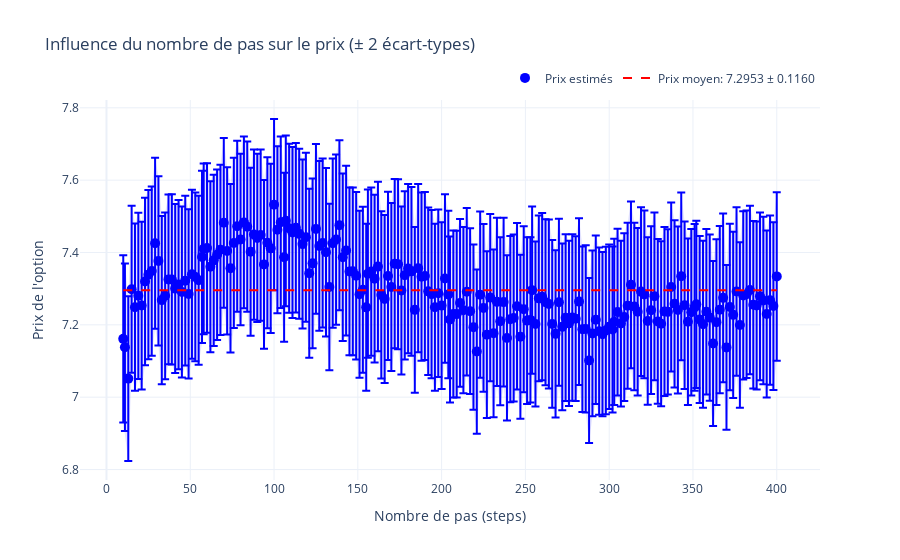

This figure's notebook cell:
### Code cell
graph_nb_pas = graph.comparer_steps()
graph_nb_pas.show()

### Figure 1 — Plotly figure (JSON) as saved in the notebook; plotly's stock layout.template omitted (floating-point values rounded to 4 significant figures; data arrays with more than 128 entries replaced by an {"elided": "..."} marker saying what was removed)
{"data": [{"error_y": {"array": {"elided": "200 float values"}, "type": "data", "visible": true}, "marker": {"color": "blue", "size": 10}, "mode": "markers", "name": "Prix estimés", "type": "scatter", "x": {"elided": "200 int values"}, "y": {"elided": "200 float values"}}, {"fill": "toself", "fillcolor": "rgba(0, 0, 255, 0.1)", "hoverinfo": "skip", "line": {"color": "rgba(0, 0, 255, 0)"}, "showlegend": false, "type": "scatter", "x": {"elided": "400 int values"}, "y": {"elided": "400 float values"}}, {"line": {"color": "red", "dash": "dash", "width": 2}, "mode": "lines", "name": "Prix moyen: 7.2953 ± 0.1160", "type": "scatter", "x": [10, 400], "y": [7.295, 7.295]}], "layout": {"legend": {"orientation": "h", "x": 1, "xanchor": "right", "y": 1.02, "yanchor": "bottom"}, "title": {"text": "Influence du nombre de pas sur le prix (± 2 écart-types)"}, "xaxis": {"title": {"text": "Nombre de pas (steps)"}}, "yaxis": {"title": {"text": "Prix de l'option"}}}}
